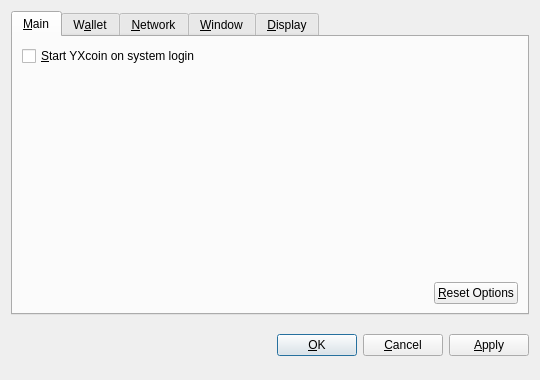
<?xml version="1.0" encoding="UTF-8"?>
<ui version="4.0">
 <class>OptionsDialog</class>
 <widget class="QDialog" name="OptionsDialog">
  <property name="geometry">
   <rect>
    <x>0</x>
    <y>0</y>
    <width>540</width>
    <height>380</height>
   </rect>
  </property>
  <property name="windowTitle">
   <string>Options</string>
  </property>
  <property name="modal">
   <bool>true</bool>
  </property>
  <layout class="QVBoxLayout" name="verticalLayout">
   <item>
    <widget class="QTabWidget" name="tabWidget">
     <property name="tabPosition">
      <enum>QTabWidget::North</enum>
     </property>
     <property name="currentIndex">
      <number>0</number>
     </property>
     <widget class="QWidget" name="tabMain">
      <attribute name="title">
       <string>&amp;Main</string>
      </attribute>
      <layout class="QVBoxLayout" name="verticalLayout_Main">
       <item>
        <widget class="QCheckBox" name="bitcoinAtStartup">
         <property name="toolTip">
          <string>Automatically start YXcoin after logging in to the system.</string>
         </property>
         <property name="text">
          <string>&amp;Start YXcoin on system login</string>
         </property>
        </widget>
       </item>
       <item>
        <spacer name="verticalSpacer_Main">
         <property name="orientation">
          <enum>Qt::Vertical</enum>
         </property>
         <property name="sizeHint" stdset="0">
          <size>
           <width>20</width>
           <height>40</height>
          </size>
         </property>
        </spacer>
       </item>
       <item>
        <layout class="QHBoxLayout" name="horizontalLayout_2_Main">
         <item>
          <spacer name="horizontalSpacer_2_Main">
           <property name="orientation">
            <enum>Qt::Horizontal</enum>
           </property>
           <property name="sizeHint" stdset="0">
            <size>
             <width>40</width>
             <height>20</height>
            </size>
           </property>
          </spacer>
         </item>
         <item>
          <widget class="QPushButton" name="resetButton">
           <property name="toolTip">
            <string>Reset all client options to default.</string>
           </property>
           <property name="text">
            <string>&amp;Reset Options</string>
           </property>
           <property name="autoDefault">
            <bool>false</bool>
           </property>
          </widget>
         </item>
        </layout>
       </item>
      </layout>
     </widget>
     <widget class="QWidget" name="tabWallet">
      <attribute name="title">
       <string>W&amp;allet</string>
      </attribute>
      <layout class="QVBoxLayout" name="verticalLayout_Network">
       <item>
        <widget class="QLabel" name="transactionFeeInfoLabel">
         <property name="text">
          <string>Optional transaction fee per kB that helps make sure your transactions are processed quickly. Most transactions are 1 kB.</string>
         </property>
         <property name="textFormat">
          <enum>Qt::PlainText</enum>
         </property>
         <property name="wordWrap">
          <bool>true</bool>
         </property>
        </widget>
       </item>
       <item>
        <layout class="QHBoxLayout" name="horizontalLayout_1_Main">
         <item>
          <widget class="QLabel" name="transactionFeeLabel">
           <property name="text">
            <string>Pay transaction &amp;fee</string>
           </property>
           <property name="textFormat">
            <enum>Qt::PlainText</enum>
           </property>
           <property name="buddy">
            <cstring>transactionFee</cstring>
           </property>
          </widget>
         </item>
         <item>
          <widget class="BitcoinAmountField" name="transactionFee"/>
         </item>
         <item>
          <spacer name="horizontalSpacer_1_Main">
           <property name="orientation">
            <enum>Qt::Horizontal</enum>
           </property>
           <property name="sizeHint" stdset="0">
            <size>
             <width>40</width>
             <height>20</height>
            </size>
           </property>
          </spacer>
         </item>
        </layout>
       </item>
       <item>
        <widget class="QLabel" name="label">
         <property name="text">
          <string>If you disable the spending of unconfirmed change, the change from a transaction cannot be used until that transaction has at least one confirmation. This also affects how your balance is computed.</string>
         </property>
         <property name="wordWrap">
          <bool>true</bool>
         </property>
        </widget>
       </item>
       <item>
        <widget class="QCheckBox" name="spendZeroConfChange">
         <property name="text">
          <string>Spend unconfirmed change  (experts only)</string>
         </property>
        </widget>
       </item>
       <item>
        <spacer name="verticalSpacer">
         <property name="orientation">
          <enum>Qt::Vertical</enum>
         </property>
         <property name="sizeHint" stdset="0">
          <size>
           <width>20</width>
           <height>40</height>
          </size>
         </property>
        </spacer>
       </item>
      </layout>
     </widget>
     <widget class="QWidget" name="tabNetwork">
      <attribute name="title">
       <string>&amp;Network</string>
      </attribute>
      <layout class="QVBoxLayout" name="verticalLayout_Network">
       <item>
        <widget class="QCheckBox" name="mapPortUpnp">
         <property name="toolTip">
          <string>Automatically open the YXcoin client port on the router. This only works when your router supports UPnP and it is enabled.</string>
         </property>
         <property name="text">
          <string>Map port using &amp;UPnP</string>
         </property>
        </widget>
       </item>
       <item>
        <widget class="QCheckBox" name="connectSocks">
         <property name="toolTip">
          <string>Connect to the YXcoin network through a SOCKS proxy (e.g. when connecting through Tor).</string>
         </property>
         <property name="text">
          <string>&amp;Connect through SOCKS proxy:</string>
         </property>
        </widget>
       </item>
       <item>
        <layout class="QHBoxLayout" name="horizontalLayout_Network">
         <item>
          <widget class="QLabel" name="proxyIpLabel">
           <property name="text">
            <string>Proxy &amp;IP:</string>
           </property>
           <property name="textFormat">
            <enum>Qt::PlainText</enum>
           </property>
           <property name="buddy">
            <cstring>proxyIp</cstring>
           </property>
          </widget>
         </item>
         <item>
          <widget class="QValidatedLineEdit" name="proxyIp">
           <property name="maximumSize">
            <size>
             <width>140</width>
             <height>16777215</height>
            </size>
           </property>
           <property name="toolTip">
            <string>IP address of the proxy (e.g. 127.0.0.1)</string>
           </property>
          </widget>
         </item>
         <item>
          <widget class="QLabel" name="proxyPortLabel">
           <property name="text">
            <string>&amp;Port:</string>
           </property>
           <property name="textFormat">
            <enum>Qt::PlainText</enum>
           </property>
           <property name="buddy">
            <cstring>proxyPort</cstring>
           </property>
          </widget>
         </item>
         <item>
          <widget class="QLineEdit" name="proxyPort">
           <property name="maximumSize">
            <size>
             <width>55</width>
             <height>16777215</height>
            </size>
           </property>
           <property name="toolTip">
            <string>Port of the proxy (e.g. 9050)</string>
           </property>
          </widget>
         </item>
         <item>
          <widget class="QLabel" name="socksVersionLabel">
           <property name="text">
            <string>SOCKS &amp;Version:</string>
           </property>
           <property name="textFormat">
            <enum>Qt::PlainText</enum>
           </property>
           <property name="buddy">
            <cstring>socksVersion</cstring>
           </property>
          </widget>
         </item>
         <item>
          <widget class="QValueComboBox" name="socksVersion">
           <property name="toolTip">
            <string>SOCKS version of the proxy (e.g. 5)</string>
           </property>
          </widget>
         </item>
         <item>
          <spacer name="horizontalSpacer_Network">
           <property name="orientation">
            <enum>Qt::Horizontal</enum>
           </property>
           <property name="sizeHint" stdset="0">
            <size>
             <width>40</width>
             <height>20</height>
            </size>
           </property>
          </spacer>
         </item>
        </layout>
       </item>
       <item>
        <spacer name="verticalSpacer_Network">
         <property name="orientation">
          <enum>Qt::Vertical</enum>
         </property>
         <property name="sizeHint" stdset="0">
          <size>
           <width>20</width>
           <height>40</height>
          </size>
         </property>
        </spacer>
       </item>
      </layout>
     </widget>
     <widget class="QWidget" name="tabWindow">
      <attribute name="title">
       <string>&amp;Window</string>
      </attribute>
      <layout class="QVBoxLayout" name="verticalLayout_Window">
       <item>
        <widget class="QCheckBox" name="minimizeToTray">
         <property name="toolTip">
          <string>Show only a tray icon after minimizing the window.</string>
         </property>
         <property name="text">
          <string>&amp;Minimize to the tray instead of the taskbar</string>
         </property>
        </widget>
       </item>
       <item>
        <widget class="QCheckBox" name="minimizeOnClose">
         <property name="toolTip">
          <string>Minimize instead of exit the application when the window is closed. When this option is enabled, the application will be closed only after selecting Quit in the menu.</string>
         </property>
         <property name="text">
          <string>M&amp;inimize on close</string>
         </property>
        </widget>
       </item>
       <item>
        <spacer name="verticalSpacer_Window">
         <property name="orientation">
          <enum>Qt::Vertical</enum>
         </property>
         <property name="sizeHint" stdset="0">
          <size>
           <width>20</width>
           <height>40</height>
          </size>
         </property>
        </spacer>
       </item>
      </layout>
     </widget>
     <widget class="QWidget" name="tabDisplay">
      <attribute name="title">
       <string>&amp;Display</string>
      </attribute>
      <layout class="QVBoxLayout" name="verticalLayout_Display">
       <item>
        <layout class="QHBoxLayout" name="horizontalLayout_1_Display">
         <item>
          <widget class="QLabel" name="langLabel">
           <property name="text">
            <string>User Interface &amp;language:</string>
           </property>
           <property name="textFormat">
            <enum>Qt::PlainText</enum>
           </property>
           <property name="buddy">
            <cstring>lang</cstring>
           </property>
          </widget>
         </item>
         <item>
          <widget class="QValueComboBox" name="lang">
           <property name="toolTip">
            <string>The user interface language can be set here. This setting will take effect after restarting YXcoin.</string>
           </property>
          </widget>
         </item>
        </layout>
       </item>
       <item>
        <layout class="QHBoxLayout" name="horizontalLayout_2_Display">
         <item>
          <widget class="QLabel" name="unitLabel">
           <property name="text">
            <string>&amp;Unit to show amounts in:</string>
           </property>
           <property name="textFormat">
            <enum>Qt::PlainText</enum>
           </property>
           <property name="buddy">
            <cstring>unit</cstring>
           </property>
          </widget>
         </item>
         <item>
          <widget class="QValueComboBox" name="unit">
           <property name="toolTip">
            <string>Choose the default subdivision unit to show in the interface and when sending coins.</string>
           </property>
          </widget>
         </item>
        </layout>
       </item>
       <item>
        <widget class="QCheckBox" name="displayAddresses">
         <property name="toolTip">
          <string>Whether to show YXcoin addresses in the transaction list or not.</string>
         </property>
         <property name="text">
          <string>&amp;Display addresses in transaction list</string>
         </property>
        </widget>
       </item>
       <item>
        <widget class="QCheckBox" name="coinControlFeatures">
         <property name="toolTip">
          <string>Whether to show coin control features or not.</string>
         </property>
         <property name="text">
          <string>Display coin &amp;control features (experts only!)</string>
         </property>
        </widget>
       </item>
       <item>
        <spacer name="verticalSpacer_Display">
         <property name="orientation">
          <enum>Qt::Vertical</enum>
         </property>
         <property name="sizeHint" stdset="0">
          <size>
           <width>20</width>
           <height>40</height>
          </size>
         </property>
        </spacer>
       </item>
      </layout>
     </widget>
    </widget>
   </item>
   <item>
    <layout class="QHBoxLayout" name="horizontalLayout_Buttons">
     <item>
      <spacer name="horizontalSpacer_1">
       <property name="orientation">
        <enum>Qt::Horizontal</enum>
       </property>
       <property name="sizeHint" stdset="0">
        <size>
         <width>40</width>
         <height>48</height>
        </size>
       </property>
      </spacer>
     </item>
     <item>
      <widget class="QLabel" name="statusLabel">
       <property name="font">
        <font>
         <weight>75</weight>
         <bold>true</bold>
        </font>
       </property>
       <property name="text">
        <string/>
       </property>
       <property name="textFormat">
        <enum>Qt::PlainText</enum>
       </property>
       <property name="wordWrap">
        <bool>true</bool>
       </property>
      </widget>
     </item>
     <item>
      <spacer name="horizontalSpacer_2">
       <property name="orientation">
        <enum>Qt::Horizontal</enum>
       </property>
       <property name="sizeHint" stdset="0">
        <size>
         <width>40</width>
         <height>48</height>
        </size>
       </property>
      </spacer>
     </item>
     <item>
      <widget class="QPushButton" name="okButton">
       <property name="text">
        <string>&amp;OK</string>
       </property>
      </widget>
     </item>
     <item>
      <widget class="QPushButton" name="cancelButton">
       <property name="text">
        <string>&amp;Cancel</string>
       </property>
       <property name="autoDefault">
        <bool>false</bool>
       </property>
      </widget>
     </item>
     <item>
      <widget class="QPushButton" name="applyButton">
       <property name="text">
        <string>&amp;Apply</string>
       </property>
       <property name="autoDefault">
        <bool>false</bool>
       </property>
      </widget>
     </item>
    </layout>
   </item>
  </layout>
 </widget>
 <customwidgets>
  <customwidget>
   <class>BitcoinAmountField</class>
   <extends>QSpinBox</extends>
   <header>bitcoinamountfield.h</header>
  </customwidget>
  <customwidget>
   <class>QValueComboBox</class>
   <extends>QComboBox</extends>
   <header>qvaluecombobox.h</header>
  </customwidget>
  <customwidget>
   <class>QValidatedLineEdit</class>
   <extends>QLineEdit</extends>
   <header>qvalidatedlineedit.h</header>
  </customwidget>
 </customwidgets>
 <resources/>
 <connections/>
</ui>
